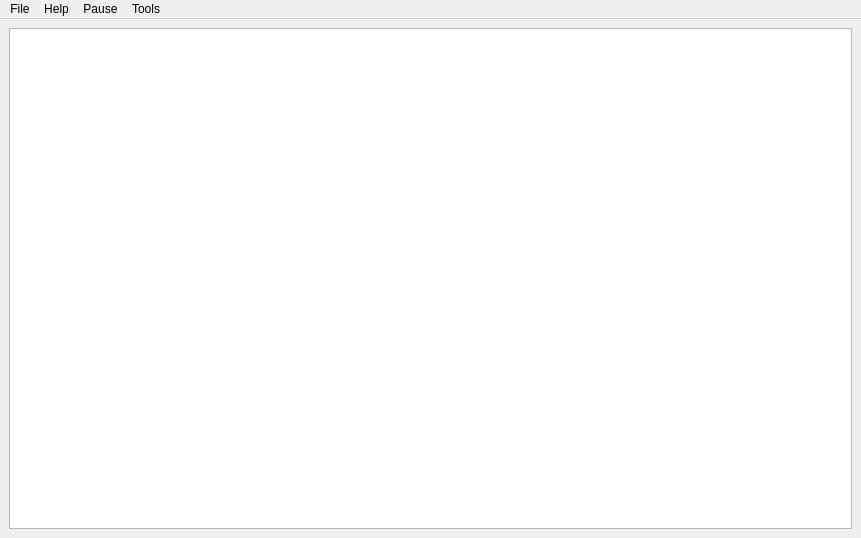
<?xml version="1.0" encoding="UTF-8"?>
<ui version="4.0">
 <class>MainWindow</class>
 <widget class="QMainWindow" name="MainWindow">
  <property name="enabled">
   <bool>true</bool>
  </property>
  <property name="geometry">
   <rect>
    <x>0</x>
    <y>0</y>
    <width>861</width>
    <height>538</height>
   </rect>
  </property>
  <property name="windowTitle">
   <string>MainWindow</string>
  </property>
  <widget class="QWidget" name="centralwidget">
   <property name="autoFillBackground">
    <bool>false</bool>
   </property>
   <layout class="QVBoxLayout" name="verticalLayout">
    <item>
     <layout class="QHBoxLayout" name="horizontalLayout">
      <item>
       <widget class="QGraphicsView" name="graphicsView"/>
      </item>
     </layout>
    </item>
   </layout>
  </widget>
  <widget class="QMenuBar" name="menubar">
   <property name="geometry">
    <rect>
     <x>0</x>
     <y>0</y>
     <width>861</width>
     <height>25</height>
    </rect>
   </property>
   <widget class="QMenu" name="menuFile">
    <property name="title">
     <string>File</string>
    </property>
    <addaction name="actionLoad"/>
    <addaction name="actionSave"/>
   </widget>
   <widget class="QMenu" name="menuHelp">
    <property name="title">
     <string>Help</string>
    </property>
   </widget>
   <widget class="QMenu" name="menuPlay">
    <property name="title">
     <string>Pause</string>
    </property>
   </widget>
   <widget class="QMenu" name="menuControl">
    <property name="title">
     <string>Tools</string>
    </property>
    <addaction name="actionAdd_robot"/>
    <addaction name="actionAdd_block"/>
   </widget>
   <addaction name="menuFile"/>
   <addaction name="menuHelp"/>
   <addaction name="menuPlay"/>
   <addaction name="menuControl"/>
  </widget>
  <action name="actionLoad">
   <property name="text">
    <string>Load </string>
   </property>
  </action>
  <action name="actionSave">
   <property name="text">
    <string>Save</string>
   </property>
  </action>
  <action name="actionHelp">
   <property name="text">
    <string>Help</string>
   </property>
  </action>
  <action name="actionasd">
   <property name="text">
    <string>asd</string>
   </property>
  </action>
  <action name="actionAdd_robot">
   <property name="checkable">
    <bool>false</bool>
   </property>
   <property name="text">
    <string>Add robot</string>
   </property>
  </action>
  <action name="actionAdd_block">
   <property name="text">
    <string>Add block</string>
   </property>
  </action>
 </widget>
 <resources/>
 <connections/>
</ui>
